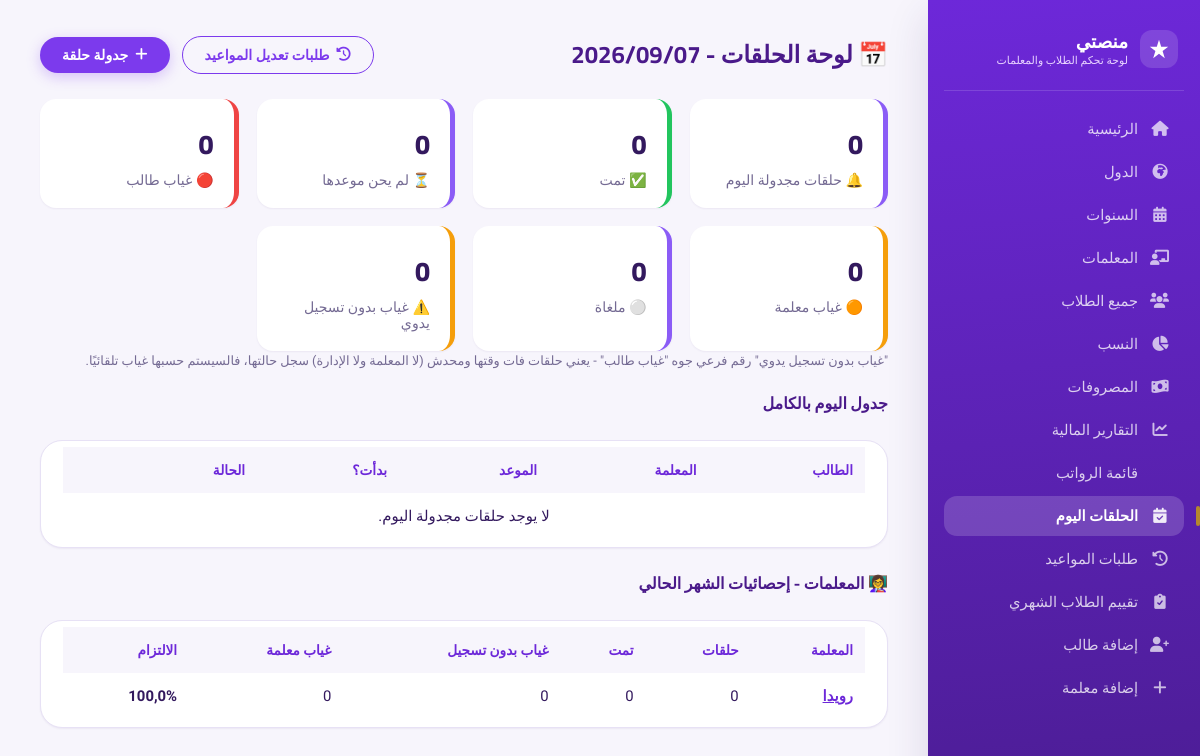
The app's page /lessons/ (signed in), older data.
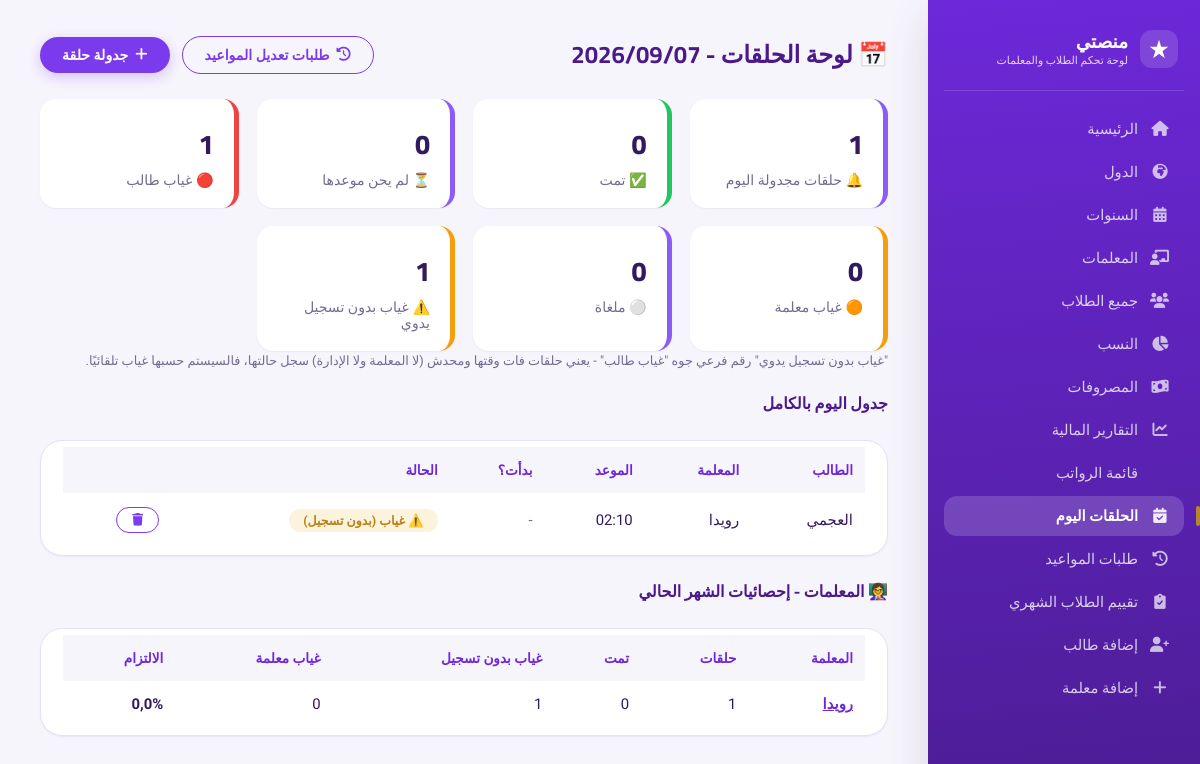
The same page, newer data.
### core/models.py (models this page shows, shortened)
class Teacher(models.Model):
    name = models.CharField(max_length=255, verbose_name="اسم المعلمة")
    age = models.PositiveIntegerField(null=True, blank=True, verbose_name="السن")
    phone = models.CharField(max_length=20, blank=True, null=True, verbose_name="رقم الهاتف")
    whatsapp = models.CharField(max_length=20, blank=True, null=True, verbose_name="واتساب")
    governorate = models.CharField(max_length=100, blank=True, null=True, verbose_name="المحافظة")
    hire_date = models.DateField(null=True, blank=True, verbose_name="تاريخ بداية العمل")
    user = models.OneToOneField(
        settings.AUTH_USER_MODEL, null=True, blank=True,
        on_delete=models.SET_NULL, related_name='teacher_profile',
        verbose_name="حساب الدخول"
    )
    commission_percent = models.DecimalField(
        max_digits=5, decimal_places=2, default=60,
        verbose_name="نسبة المعلمة من الاشتراكات (%)"
    )
    fixed_salary = models.DecimalField(
        max_digits=10, decimal_places=2, null=True, blank=True,
        verbose_name="راتب مثبت (بدل النسبة)"
    )
    class Meta:
        verbose_name = "معلمة"
        verbose_name_plural = "المعلمات"
        ordering = ['name']
    def lessons_for_period(self, year=None, month=None):
        now = timezone.now()
        year = year or now.year
        month = month or now.month
        return self.lessons.filter(scheduled_at__year=year, scheduled_at__month=month)
    def monthly_lesson_stats(self, year=None, month=None):
        qs = self.lessons_for_period(year, month)
        total = qs.count()
        completed = student_absent = teacher_absent = cancelled = late = 0
        unrecorded = 0  # عدد الحلقات اللي محدش سجلها يدويًا (اتحسبت غياب تلقائي) - رقم فرعي داخل student_absent
        for lesson in qs:
            eff = lesson.effective_status()
            if eff == 'completed':
                completed += 1
            elif eff == 'student_absent':
                student_absent += 1
                if lesson.was_auto_defaulted():
                    unrecorded += 1
            elif eff == 'teacher_absent':
                teacher_absent += 1
            elif eff == 'cancelled':
                cancelled += 1
            if lesson.was_late:
                late += 1
        countable = total - cancelled  # الملغاة مش بتتحاسب في نسبة الالتزام
        commitment_rate = round((completed / countable * 100), 1) if countable else 100.0
        attendance_rate = round(((countable - teacher_absent) / countable * 100), 1) if countable else 100.0
        recording_rate = round(((total - unrecorded) / total * 100), 1) if total else 100.0
        overall_rating = round((commitment_rate + attendance_rate + recording_rate) / 3, 1)
        return {
            'total': total, 'completed': completed, 'student_absent': student_absent,
            'teacher_absent': teacher_absent, 'cancelled': cancelled, 'unregistered': unrecorded,
            'late': late, 'complaints': self.complaints_count(year, month),
            'commitment_rate': commitment_rate, 'attendance_rate': attendance_rate,
            'recording_rate': recording_rate, 'overall_rating': overall_rating,
        }
    def complaints_count(self, year=None, month=None):
        qs = self.complaints.all()
        if year:
            qs = qs.filter(date__year=year)
        if month:
            qs = qs.filter(date__month=month)
        return qs.count()

class Lesson(models.Model):
    STATUS_CHOICES = [
        ('scheduled', 'مجدولة'),
        ('completed', 'تمت'),
        ('student_absent', 'الطالب غائب'),
        ('teacher_absent', 'المعلمة لم تتمكن من الحضور'),
        ('cancelled', 'أُلغيت'),
        ('unregistered', 'غير مسجلة'),
    ]
    student = models.ForeignKey(Student, on_delete=models.CASCADE, related_name='lessons', verbose_name="الطالب")
    teacher = models.ForeignKey(Teacher, on_delete=models.CASCADE, related_name='lessons', verbose_name="المعلمة")
    scheduled_at = models.DateTimeField(verbose_name="موعد الحلقة")
    duration_minutes = models.PositiveIntegerField(default=30, verbose_name="مدة الحلقة (دقيقة)")
    status = models.CharField(max_length=20, choices=STATUS_CHOICES, default='scheduled', verbose_name="الحالة")
    status_recorded_at = models.DateTimeField(null=True, blank=True, verbose_name="وقت تسجيل الحالة")
    started_at = models.DateTimeField(null=True, blank=True, verbose_name="وقت بدء الحلقة فعليًا")
    auto_flagged = models.BooleanField(default=False, verbose_name="اتحسبت غياب تلقائيًا من غير ما تتسجل")
    was_late = models.BooleanField(default=False, verbose_name="اتأخرت المعلمة في الحضور")
    notes = models.TextField(blank=True, null=True, verbose_name="ملاحظات على الحلقة")
    created_at = models.DateTimeField(auto_now_add=True, verbose_name="تاريخ الإنشاء")
    class Meta:
        verbose_name = "حلقة"
        verbose_name_plural = "الحلقات"
        ordering = ['scheduled_at']
    def end_time(self):
        return self.scheduled_at + timezone.timedelta(minutes=self.duration_minutes)
    def is_overdue_unrecorded(self):
        return self.status == 'scheduled' and timezone.now() > self.end_time()
    def effective_status(self):
        if self.is_overdue_unrecorded():
            return 'student_absent'
        return self.status
    def was_auto_defaulted(self):
        return self.is_overdue_unrecorded()

class Student(models.Model):
    STATUS_CHOICES = [('active', 'مقيد'), ('inactive', 'غير مقيد')]
    PAYMENT_STATUS_CHOICES = [('paid', 'مدفوع'), ('pending', 'مستحق'), ('overdue', 'متأخر')]
    ENROLLMENT_TYPE_CHOICES = [('new', 'طالب جديد'), ('existing', 'طالب مسجل من قبل')]
    SOURCE_CHOICES = [
        ('ad', 'إعلان'),
        ('referral', 'توصية'),
        ('website', 'الموقع'),
        ('social_media', 'سوشيال ميديا'),
        ('other', 'أخرى'),
    ]
    country = models.ForeignKey(Country, on_delete=models.CASCADE, related_name='students', verbose_name="الدولة")
    teacher = models.ForeignKey(Teacher, on_delete=models.SET_NULL, null=True, blank=True, related_name='students', verbose_name="المعلمة")
    name = models.CharField(max_length=255, verbose_name="اسم الطالب")
    age = models.PositiveIntegerField(null=True, blank=True, verbose_name="السن")
    phone = models.CharField(max_length=20, blank=True, null=True, verbose_name="رقم الهاتف")
    governorate = models.CharField(max_length=100, blank=True, null=True, verbose_name="المحافظة")
    package_name = models.CharField(max_length=100, blank=True, null=True, verbose_name="اسم الباقة")
    lessons_count = models.PositiveIntegerField(default=4, verbose_name="عدد الحلقات")
    subscription_fee = models.DecimalField(max_digits=10, decimal_places=2, default=0, verbose_name="قيمة الاشتراك")
    month = models.CharField(max_length=20, verbose_name="الشهر")
    start_date = models.DateField(default=timezone.now, verbose_name="تاريخ بداية الاشتراك")
    end_date = models.DateField(null=True, blank=True, verbose_name="تاريخ نهاية الاشتراك")
    last_payment_date = models.DateField(null=True, blank=True, verbose_name="آخر دفعة")
    payment_status = models.CharField(max_length=20, choices=PAYMENT_STATUS_CHOICES, default='pending', verbose_name="حالة الدفع")
    status = models.CharField(max_length=20, choices=STATUS_CHOICES, default='active', verbose_name="الحالة")
    notes = models.TextField(blank=True, null=True, verbose_name="ملاحظات عامة")
    join_date = models.DateField(default=timezone.now, verbose_name="تاريخ التسجيل")
    enrollment_type = models.CharField(
        max_length=20, choices=ENROLLMENT_TYPE_CHOICES, default='new',
        verbose_name="نوع التسجيل"
    )
    acquisition_source = models.CharField(
        max_length=20, choices=SOURCE_CHOICES, blank=True, null=True,
        verbose_name="مصدر الطالب (لو جديد)"
    )
    class Meta:
        verbose_name = "طالب"
        verbose_name_plural = "الطلاب"
        ordering = ['name']

### core/views.py (the view)
# urls.py: path('lessons/', views.lessons_dashboard, name='lessons_dashboard'),
@staff_member_required
def lessons_dashboard(request):
    now = timezone.now()
    today = now.date()
    todays_lessons = Lesson.objects.select_related('student', 'teacher').filter(scheduled_at__date=today)
    completed = 0
    student_absent = 0
    teacher_absent = 0
    cancelled = 0
    unrecorded = 0  # عدد الحلقات اللي اتحسبت غياب تلقائي لأن محدش سجلها (رقم فرعي داخل غياب الطالب)
    not_due_yet = 0
    due_now = []
    for lesson in todays_lessons:
        eff = lesson.effective_status()
        if eff == 'completed':
            completed += 1
        elif eff == 'student_absent':
            student_absent += 1
            if lesson.was_auto_defaulted():
                unrecorded += 1
        elif eff == 'teacher_absent':
            teacher_absent += 1
        elif eff == 'cancelled':
            cancelled += 1
        elif eff == 'scheduled':
            if lesson.scheduled_at > now:
                not_due_yet += 1
            else:
                due_now.append(lesson)
    teacher_rows = []
    for t in Teacher.objects.all():
        s = t.monthly_lesson_stats(year=now.year, month=now.month)
        teacher_rows.append({'teacher': t, 'stats': s})
    context = {
        'today': today,
        'todays_lessons': todays_lessons,
        'total_today': todays_lessons.count(),
        'completed': completed,
        'student_absent': student_absent,
        'teacher_absent': teacher_absent,
        'cancelled': cancelled,
        'unregistered': unrecorded,
        'not_due_yet': not_due_yet,
        'due_now': due_now,
        'teacher_rows': teacher_rows,
        'pending_requests_count': ScheduleRequest.objects.filter(status='pending').count(),
    }
    return render(request, 'core/lessons_dashboard.html', context)

### templates/core/lessons_dashboard.html (shortened to what the changed rows need)
{% extends 'core/base.html' %}
{% block content %}
<div class="flex" style="justify-content: space-between; flex-wrap: wrap;">
    <h2 style="color:#4a1a8a;">📅 لوحة الحلقات - {{ today|date:"Y/m/d" }}</h2>
</div>
<div class="stats-row">
    <div class="stat-box"><div class="number">{{ total_today }}</div><div class="label">🔔 حلقات مجدولة اليوم</div></div>
    <div class="stat-box" style="border-right-color:#ef4444;"><div class="number">{{ student_absent }}</div><div class="label">🔴 غياب طالب</div></div>
    <div class="stat-box" style="border-right-color:#f59e0b;"><div class="number">{{ unregistered }}</div><div class="label">⚠️ غياب بدون تسجيل يدوي</div></div>
</div>
<div class="table-container">
    <table>
        <thead><tr><th>الطالب</th><th>المعلمة</th><th>الموعد</th><th>بدأت؟</th><th>الحالة</th><th></th></tr></thead>
        <tbody>
            {% for l in todays_lessons %}
            <tr>
                <td>{{ l.student.name }}</td>
                <td>{{ l.teacher.name }}</td>
                <td>{{ l.scheduled_at|date:"H:i" }}</td>
                <td>
                    {% if l.started_at %}<span class="badge-neutral" style="background:var(--green-soft); color:var(--green);">{{ l.started_at|date:"H:i" }}</span>
                    {% else %}<span class="text-muted">-</span>{% endif %}
                </td>
                <td>
                    {% with eff=l.effective_status %}
                    {% if eff == 'completed' %}<span class="badge-neutral" style="background:var(--green-soft); color:var(--green);">✅ تمت</span>
                    {% elif eff == 'student_absent' %}
                        {% if l.was_auto_defaulted %}<span class="badge-neutral" style="background:var(--amber-soft); color:var(--amber);">⚠️ غياب (بدون تسجيل)</span>
                        {% else %}<span class="badge-neutral" style="background:var(--red-soft); color:var(--red);">🔴 غياب طالب</span>{% endif %}
                    {% elif eff == 'teacher_absent' %}<span class="badge-neutral" style="background:var(--amber-soft); color:var(--amber);">🟠 غياب معلمة</span>
                    {% elif eff == 'cancelled' %}<span class="badge-neutral">⚪ أُلغيت</span>
                    {% else %}<span class="badge-neutral">مجدولة</span>{% endif %}
                    {% endwith %}
                </td>
                <td>
                    <form method="POST" action="{% url 'delete_lesson' l.id %}" onsubmit="return confirm('حذف الحلقة دي؟');">
                        <button type="submit" class="btn btn-outline btn-sm"><i class="fas fa-trash"></i></button>
                    </form>
                </td>
            </tr>
            {% empty %}
            <tr><td colspan="6" style="text-align:center;">لا يوجد حلقات مجدولة اليوم.</td></tr>
            {% endfor %}
        </tbody>
    </table>
</div>
<div class="table-container">
    <table>
        <thead><tr><th>المعلمة</th><th>حلقات</th><th>تمت</th><th>غياب بدون تسجيل</th><th>غياب معلمة</th><th>الالتزام</th></tr></thead>
        <tbody>
            {% for row in teacher_rows %}
            <tr>
                <td><a href="{% url 'teacher_detail' row.teacher.id %}" style="color:#6d28d9; font-weight:700;">{{ row.teacher.name }}</a></td>
                <td>{{ row.stats.total }}</td>
                <td>{{ row.stats.completed }}</td>
                <td>{{ row.stats.unregistered }}</td>
                <td>{{ row.stats.teacher_absent }}</td>
                <td><strong>{{ row.stats.commitment_rate }}%</strong></td>
            </tr>
            {% empty %}
            <tr><td colspan="6" style="text-align:center;">لا يوجد معلمات.</td></tr>
            {% endfor %}
        </tbody>
    </table>
</div>
{% endblock %}

Row changes from the older to the newer data that the page shows:
added Lesson: student.name "العجمي", teacher.name "رويدا", scheduled_at "02:10", status "⚠️ غياب (بدون تسجيل)"
computed for Teacher "رويدا": stats.total "0" → "1"; stats.unregistered "0" → "1"; stats.commitment_rate "100,0" → "0,0"
Text that changed along with them:
{{ total_today }}: "0" → "1"
{{ student_absent }}: "0" → "1"
{{ unregistered }}: "0" → "1"
text no longer shown: "لا يوجد حلقات مجدولة اليوم."
